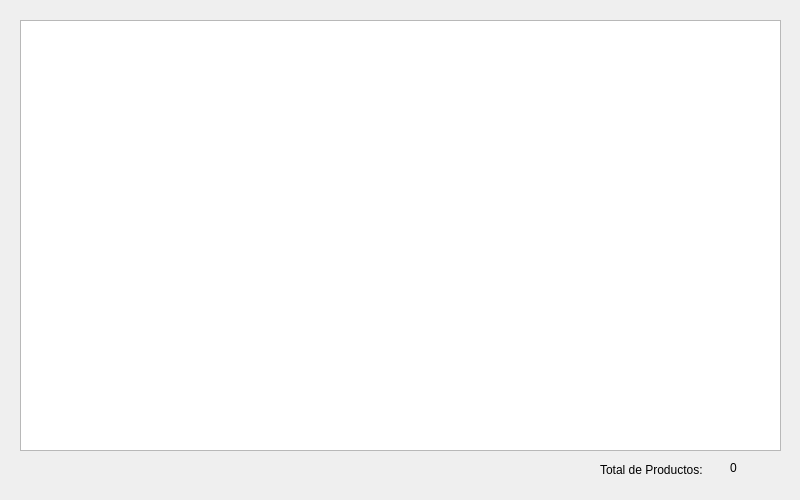
<?xml version="1.0" encoding="UTF-8"?>
<ui version="4.0">
 <class>dlgDemo50</class>
 <widget class="QDialog" name="dlgDemo50">
  <property name="geometry">
   <rect>
    <x>0</x>
    <y>0</y>
    <width>800</width>
    <height>500</height>
   </rect>
  </property>
  <property name="windowTitle">
   <string>Filtrar dentro del QTableView usando QSortFilterProxyModel y QHeaderView</string>
  </property>
  <widget class="QTableView" name="tblProducto">
   <property name="geometry">
    <rect>
     <x>20</x>
     <y>20</y>
     <width>761</width>
     <height>431</height>
    </rect>
   </property>
  </widget>
  <widget class="QLabel" name="lblTotalMensaje">
   <property name="geometry">
    <rect>
     <x>600</x>
     <y>460</y>
     <width>121</width>
     <height>20</height>
    </rect>
   </property>
   <property name="text">
    <string>Total de Productos:</string>
   </property>
  </widget>
  <widget class="QLabel" name="lblTotalRegistros">
   <property name="geometry">
    <rect>
     <x>730</x>
     <y>460</y>
     <width>41</width>
     <height>16</height>
    </rect>
   </property>
   <property name="text">
    <string>0</string>
   </property>
  </widget>
 </widget>
 <resources/>
 <connections/>
</ui>
